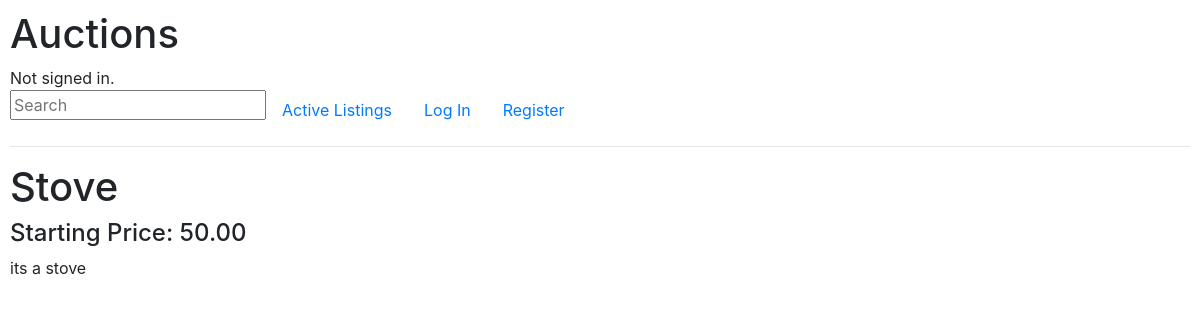
/listed/8, run on the app's committed database.
### auctions/models.py (models this page shows, shortened)
class Listing(models.Model):
	listed_id = models.AutoField(auto_created=True, primary_key=True)
	item_name = models.CharField(max_length=64)
	item_description = models.CharField(max_length=500, default="no description")
	seller = models.CharField(max_length=64)
	buyer = models.CharField(max_length=64, default="none")
	price = models.DecimalField(max_digits=19, decimal_places=2)
	category = models.CharField(max_length=12, default="no category")
	image = models.CharField(max_length=255, default="no image")
	listing_date = models.DateField(default=0000-00-00)

### auctions/views.py (the view)
# urls.py: path("listed/<int:item_id>", views.listed, name="listed"),
def listed(request, item_id):
    listed = Listing.objects.get(pk=item_id)
    return render(request, "auctions/listed.html", {
        "listed_id": item_id,
        "title": listed.item_name,
        "description": listed.item_description,
        "price": listed.price,
        "comments": Comment.objects.filter(listing_id=item_id),
        "high_bid": Bid.objects.filter(listing_id=item_id)
        })

### auctions/templates/auctions/listed.html (shortened to what this page needs)
{% extends "auctions/layout.html" %}
{% block body %}
	<h1>{{ title }}</h1>
	<div>
		<h4>Starting Price: {{ price }}</h4>
	</div>
	<div>
		{{ description }}
	</div>
{% endblock %}

### auctions/static/auctions/styles.css (style rules this page uses)
body { padding: 10px; }

### data on the page
Listing: item_name "Stove", price "50.00", item_description "its a stove"
